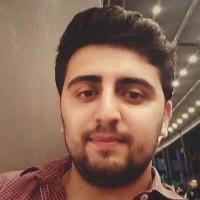
#> input picture Python Programlama/python-opencv/human.jpg, 200 x 200 px
$ python open_cv_face_detection.py
#> lines starting #> are read from the running program, lines starting #| are printed output that depends on the picture; after the words box and inside, x2 and y2 are one past the last pixel; in counts of white or black regions, pixels touching at a corner belong together
'''

OpenCV (Open Source Computer Vision Library),
acik kaynakli bir bilgisayar görüntüleme ve isleme kütüphanesidir.
Temelde gercek zamanli bilgisayar görüntü isleme,
nesne algilama, nesne takibi, yüz tanima, görüntü dönüsümleri,
kamera kalibrasyonu gibi bircok görevi yerine getirme amaciyla gelistirilmistir.

'''

import cv2

#Hazir olarak aldigimiz insan resmini cozumleyelim.
resim_yolu = 'human.jpg'# Tespit edilecek resmin yolunu belirtin
hedef_resim = cv2.imread(resim_yolu)
#> hedef_resim is the input picture: shape (200, 200, 3); mean B, G, R 85.3, 101.6, 133.2

# Gri tonlamali hale getir
gray = cv2.cvtColor(hedef_resim, cv2.COLOR_BGR2GRAY)
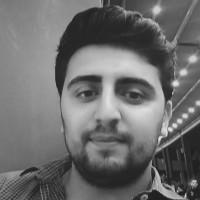
#> gray: shape (200, 200); min 19, max 232, mean 109.2

# Yüz tespiti icin siniflandiriciyi yükle
yuz_siniflandirici = cv2.CascadeClassifier('haarcascade_frontalface_default.xml')#bu xml dosyasini yüz tespiti icin hazir olarak github'dan temin ettim

# Yüzleri tespit et
hedef_yuzler = yuz_siniflandirici.detectMultiScale(gray, scaleFactor=1.1, minNeighbors=5, minSize=(30, 30))
#> hedef_yuzler = [[43, 40, 133, 133]]

#Tespit edilen yüzleri cerceve icine al
for (x, y, w, h) in hedef_yuzler:
    cv2.rectangle(hedef_resim, (x, y), (x + w, y + h), (0, 255, 0), 3)  # cerceve rengi ve kalinliği
#> this loop made 1 pass
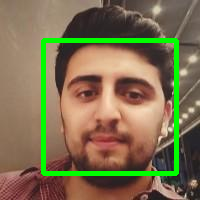
#> hedef_resim: shape (200, 200, 3); 6.62% of pixels changed, all inside (x1, y1, x2, y2) = (41, 38, 179, 176)

# Sonucu göster
cv2.imshow('Hedefteki Resim Uzerinden Yuz Tespiti Yapma',hedef_resim)
cv2.waitKey(0)
cv2.destroyAllWindows()

$ run again, with Python Programlama/python-opencv/vesikalık.jpg copied over Python Programlama/python-opencv/human.jpg
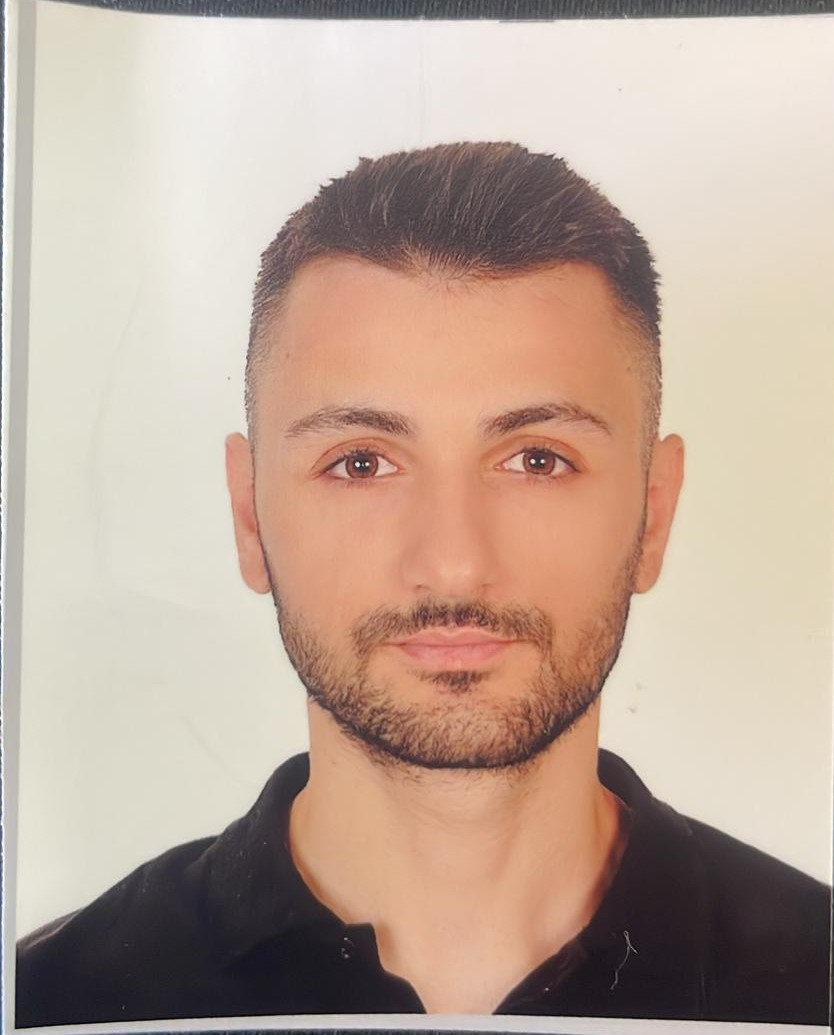
#> input picture Python Programlama/python-opencv/vesikalık.jpg, 834 x 1035 px
#> hedef_resim is the input picture: shape (1035, 834, 3); mean B, G, R 153.8, 167.9, 189.5
#> `gray = cv2.cvtColor(hedef_resim, cv2.COLOR_BGR2GRAY)`:
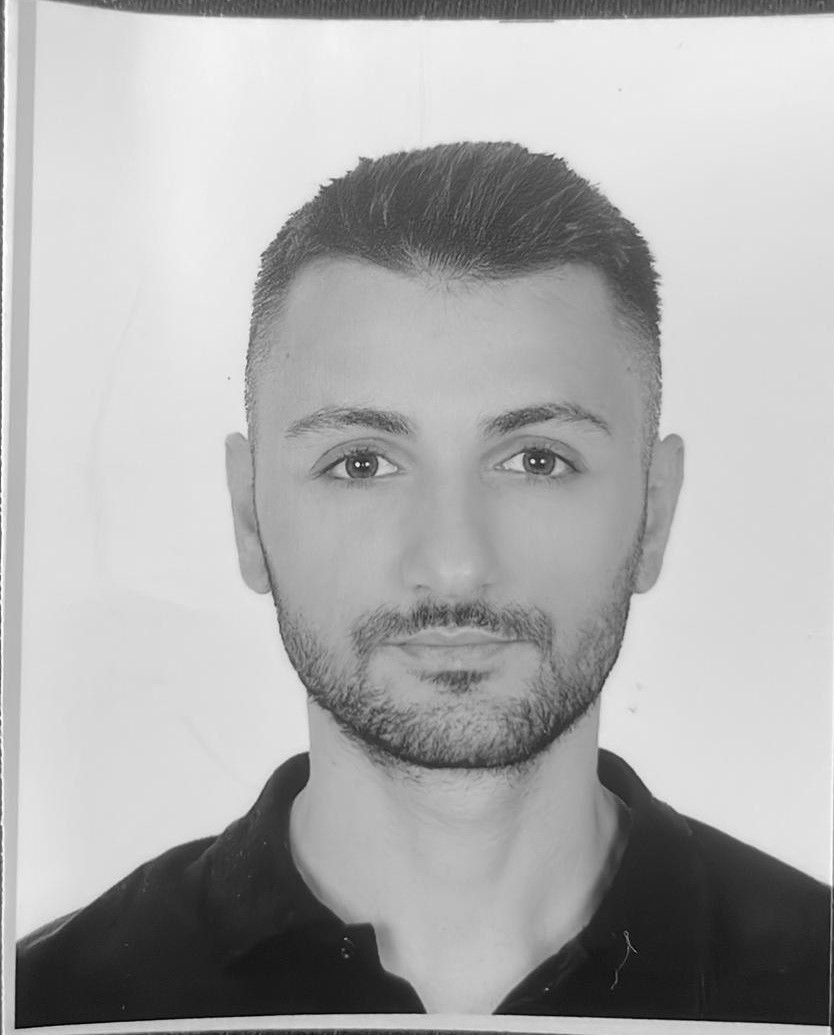
#> gray: shape (1035, 834); min 0, max 255, mean 172.7
#> hedef_yuzler = [[199, 264, 508, 508]]
#> the loop `for (x, y, w, h) in hedef_yuzler:` made 1 pass
#> after the loop `for (x, y, w, h) in hedef_yuzler:`:
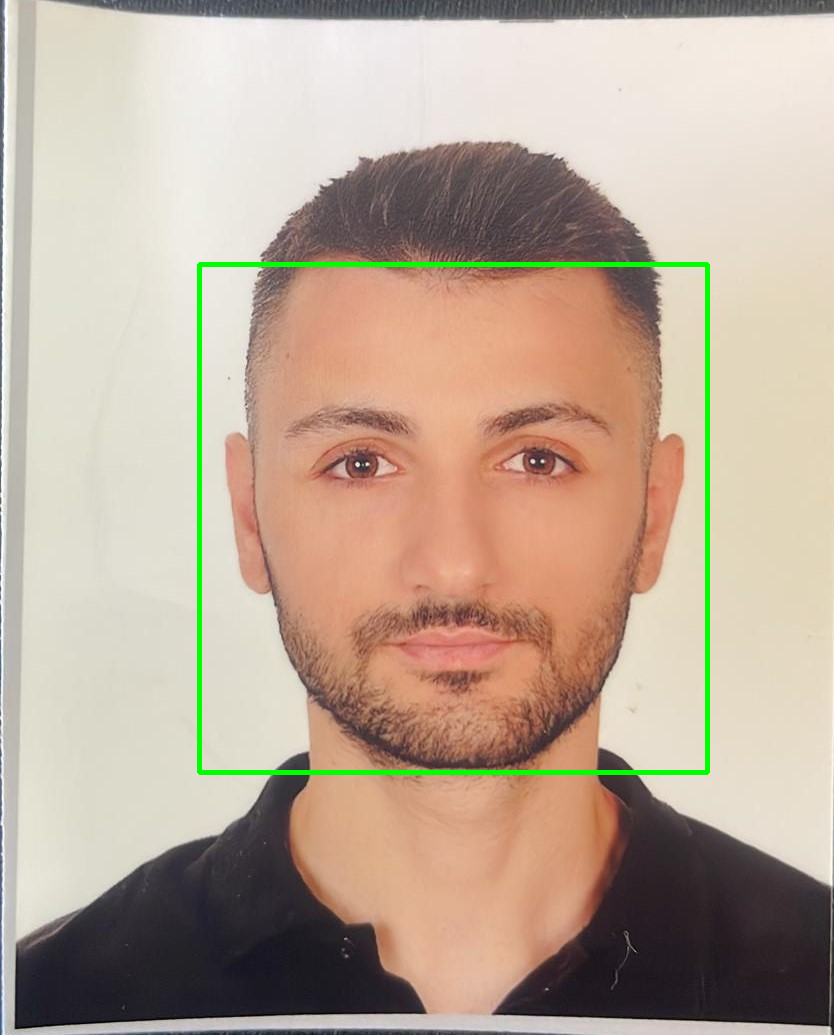
#> hedef_resim: shape (1035, 834, 3); 1.18% of pixels changed, all inside (x1, y1, x2, y2) = (197, 262, 710, 775)
